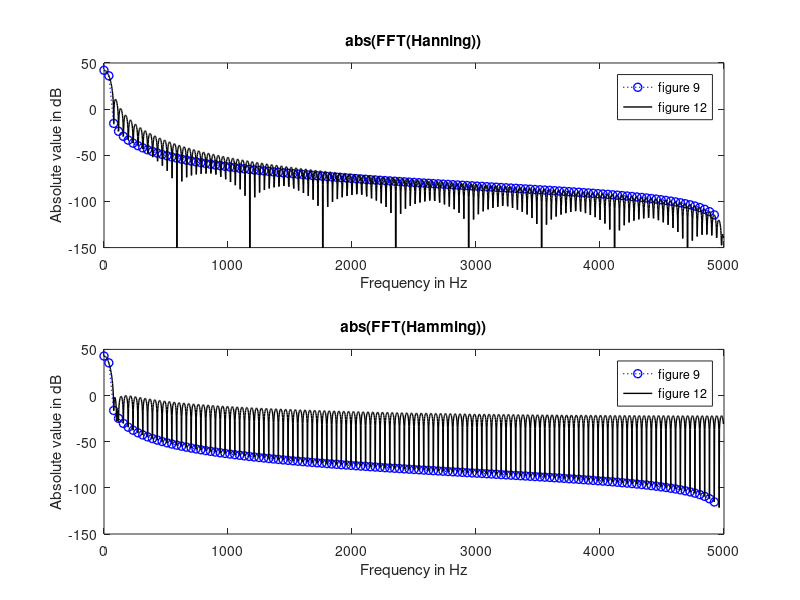

Source code (MATLAB): (Note: this script raises an error after producing the figure.)
function [] = windemoAdd();

fs = 10000;
f1 = 0: fs/256 : fs/2-2*fs/256;
f2 = 0: fs/320 : fs/2-2*fs/320;
f3 = 0: fs/1280 : fs/2-2*fs/1280;
f4 = 0: fs/4352 : fs/2-2*fs/4352;

x1 = hanning(256);
x2 = [zeros(32,1) ; x1 ; zeros(32,1)];
x3 = [zeros(512,1) ; x1 ; zeros(512,1)];
x4 = [zeros(2048,1) ; x1 ; zeros(2048,1)];
X1 = abs(fft(x1));
X2 = abs(fft(x2));
X3 = abs(fft(x3));
X4 = abs(fft(x4));
X1 = 20*log10(X1(1:end/2-1));
X2 = 20*log10(X2(1:end/2-1));
X3 = 20*log10(X3(1:end/2-1));
X4 = 20*log10(X4(1:end/2-1));

y1 = hamming(256);
y2 = [zeros(32,1) ; y1 ; zeros(32,1)];
y3 = [zeros(512,1) ; y1 ; zeros(512,1)];
y4 = [zeros(2048,1) ; y1 ; zeros(2048,1)];
Y1 = abs(fft(y1));
Y2 = abs(fft(y2));
Y3 = abs(fft(y3));
Y4 = abs(fft(y4));
Y1 = 20*log10(Y1(1:end/2-1));
Y2 = 20*log10(Y2(1:end/2-1));
Y3 = 20*log10(Y3(1:end/2-1));
Y4 = 20*log10(Y4(1:end/2-1));

subplot(2,1,1)
plot(f1,X1,'bo:','MarkerSize',6,'linewidth',1)
hold on
% plot(f2,X2,'mx:','MarkerSize',6,'linewidth',1)
% plot(f3,X3,'rd:','MarkerSize',6,'linewidth',1)
plot(f4,X4,'k-','linewidth',1)
axis([0 5000 -150 50])
xlabel('Frequency in Hz')
ylabel('Absolute value in dB')
title('abs(FFT(Hanning))')
% legend('figure 9','figure 10','figure 11','figure 12')
legend('figure 9','figure 12')

subplot(2,1,2)
plot(f1,Y1,'bo:','MarkerSize',6,'linewidth',1)
hold on
% plot(f2,Y2,'mx:','MarkerSize',6,'linewidth',1)
% plot(f3,Y3,'rd:','MarkerSize',6,'linewidth',1)
plot(f4,Y4,'k-','linewidth',1)
axis([0 5000 -150 50])
xlabel('Frequency in Hz')
ylabel('Absolute value in dB')
title('abs(FFT(Hamming))')
% legend('figure 9','figure 10','figure 11','figure 12')
legend('figure 9','figure 12')
suptitle('Windowing Effects -- Summary of previous 4 Hanning and Hamming Windows');

